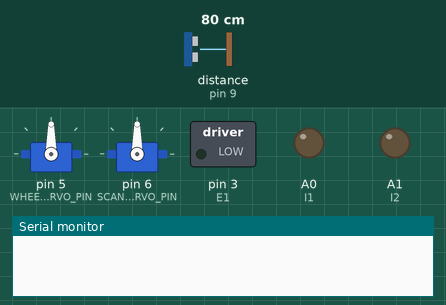
Bench run of a sketch on a simulated Arduino Uno, built with avr-gcc and run on an emulated ATmega328P. On the bench: 2 × servo, switched loads named in the sketch (green lamp = pin HIGH), output pins drawn as LEDs (lit = HIGH), the last lines printed to the serial monitor. The inputs (shaded band) are chosen by the test bench; at power-on: distance to the obstacle (sensor on pin 9) 80 cm. The echo pulse lasts 58.3 µs per cm.

Above: at 0.1 s.
At 5.7 s:
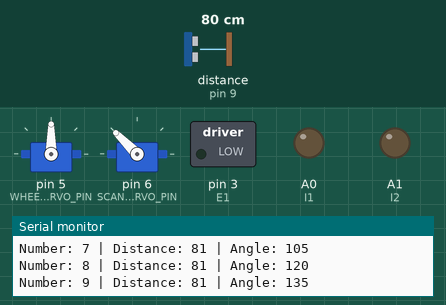
5.8 s: distance to the obstacle (sensor on pin 9) set to 2 cm
At 12.1 s:
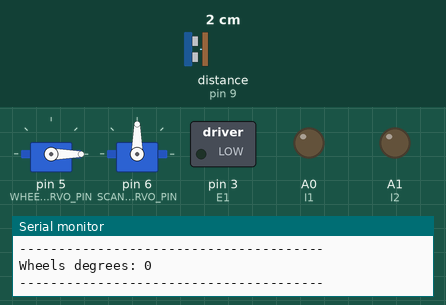
Timing chart, 0 to 25.2 s (numbered marks = the images above; inputs shaded):
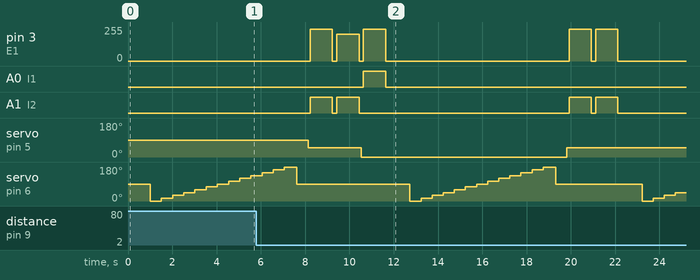

The sketch:

toyCarAutopilot.ino
```cpp
#include <Servo.h>
#include <NewPing.h>

// Пины для мотора
#define E1 3
#define I1 A0
#define I2 A1

// Пины для серво-двигателей колёс и сканера дальности
#define WHEELS_SERVO_PIN 5
#define SCANNER_SERVO_PIN 6

// Пины для сканера дальности
#define ECHO_PIN 9
#define TRIGGER_PIN 10
#define SONAR_MAX_DISTANCE 500

#define MAX_WHEELS_ANGLE 90      // Максимальный угол серво-двигателя колёс
#define MAX_SCANNER_ANGLE 180    // Максимальный угол серво-двигателя сканера дальности
#define SCANNER_STEP_DEGREES 15  // Шаг поворота серво-двигателя сканера дальности в градусах

#define WHEELS_FORWRD 50    // Угол серво-двигателя колёс - ПРЯМО
#define SCANNER_FORWARD 90  // Угол серво-двигателя сканера - ПРЯМО

#define DISTANCE_TO_BLOCKAGE_CM 50  // Дистанция до препятcтвия

#define SPEED_CAR_MAX 240  // Максимальная скорость движения машинки
#define SPEED_CAR_MIN 200  // Минимальная скорость движения машинки
#define TIME_MOVING 1000   // Время движения по заданной траектории


struct ScannerData {
  long unsigned int Distance;  // Дистанция до препятсвия
  int Angle;                   // Угол поворота серво-двигателя сканера дальности
};

Servo wheels;                                              // Объект серво-двигателя колёс
Servo scanner;                                             // Объёкт серво-двигателя сканера дальности
NewPing sonar(TRIGGER_PIN, ECHO_PIN, SONAR_MAX_DISTANCE);  // Объект сканера дальности


void setup() {
  Serial.begin(9600);                 // Порт ввода/вывода
  wheels.attach(WHEELS_SERVO_PIN);    // Подключаем серво-двигатель колёс
  scanner.attach(SCANNER_SERVO_PIN);  // Подключаем серво-двигатель сканера дальности

  //Подключаем мотор машинки
  pinMode(E1, OUTPUT);
  pinMode(I1, OUTPUT);
  pinMode(I2, OUTPUT);
}

void loop() {
  stopMove(1000);  // Остановиться на секунду

  const int lenDataArray = MAX_SCANNER_ANGLE / SCANNER_STEP_DEGREES + 1;  // Рассчитываем длину массива в зависимости от вводных данных
  struct ScannerData dataArray[lenDataArray];                             // Создаём массив заданной длины

  Serial.println("SCANNER DATA ARRAY");
  for (int i = 0; i < lenDataArray; i++) {
    Serial.print("Number: ");
    Serial.print(i);

    scanner.write(i * SCANNER_STEP_DEGREES);                       // Поварачиваем сканер дальности на угол с шагом
    struct ScannerData tmp = { sonar.ping_cm(), scanner.read() };  // Считываем данные и создаём структуру
    if (tmp.Distance == 1149) {                                    // В данных сканера дальности проскакивает это магическое число, не разобрался почему так
      tmp.Distance = 0;
    }
    dataArray[i] = tmp;           // Добвляем в массив данных нашу структуру
    FullPrintData(dataArray[i]);  // Выводим в монитор порта данные
    delay(500);
  }

  Serial.println("---------------------------------------");
  struct ScannerData maxScannerDataByDistance = GetMaxScannerDataByDistanceField(dataArray, lenDataArray);  // Получаем максимальное значение по дистанции
  Serial.print("Max Scanner Data:");
  FullPrintData(maxScannerDataByDistance);
  Serial.println("---------------------------------------");

  scanner.write(SCANNER_FORWARD);  // Поворот сканерра на новый угол
  delay(500);
  int currentDistance = sonar.ping_cm();            // Текушая дистанция до препятствия
  if (currentDistance < DISTANCE_TO_BLOCKAGE_CM) {  // Если текущая дистанция меньше максимальной дистанции до препятсвия
    wheels.write(WHEELS_FORWRD);                    // Колёса прямо
    moveBack(SPEED_CAR_MAX, TIME_MOVING);           // Отъезжаем назад
  }

  if (maxScannerDataByDistance.Distance > DISTANCE_TO_BLOCKAGE_CM) {         // Если максимальная дистанция больше максимальной дистанции до препятсвия
    int wheelsRotateAngle = GetWheelsAngle(maxScannerDataByDistance.Angle);  // Считаем угол поворота колёс относительно максимальных углов серво-двигателей колёс и сканера дальности
    Serial.print("Wheels degrees: ");
    Serial.println(wheelsRotateAngle);
    Serial.println("---------------------------------------");

    wheels.write(WHEELS_FORWRD);           // Колёса прямо
    moveBack(SPEED_CAR_MIN, TIME_MOVING);  // Чуть чуть отъзжаем назад из-за возможно больших габаритов машины

    wheels.write(wheelsRotateAngle);          // Поварачиваем серво двигатель колёс на угол с максимальной дистанцией до препятствия
    moveForward(SPEED_CAR_MAX, TIME_MOVING);  // Движемся вперёд
  } else {                                    // в противном случае
    wheels.write(WHEELS_FORWRD);              // Колёса прямо
    moveBack(SPEED_CAR_MAX, TIME_MOVING);     // Едем назад на полной скорости
  }
}

void FullPrintData(struct ScannerData item) {
  Serial.print(" | ");
  Serial.print("Distance: ");
  Serial.print(item.Distance);
  Serial.print(" | ");
  Serial.print("Angle: ");
  Serial.println(item.Angle);
  Serial.println();
}

int GetWheelsAngle(int scannerAngle) {  // Конвертация угла сканера-дальности в угол поворота колёс
  return (scannerAngle * MAX_WHEELS_ANGLE) / MAX_SCANNER_ANGLE;
}

int GetScannerAngle(int wheelsAngle) {  // Конвертация угла поворота колёс в угол сканера дальности
  return (wheelsAngle * MAX_SCANNER_ANGLE) / MAX_WHEELS_ANGLE;
}

struct ScannerData GetMaxScannerDataByDistanceField(struct ScannerData array[], int lenArray) {  // Получение данных со сканера по максимальной дистанции
  struct ScannerData maxValue = array[0];
  for (int i = 0; i < lenArray; i++) {
    if (array[i].Distance > maxValue.Distance) {
      maxValue = array[i];
    }
  }
  return maxValue;
}

void moveForward(int v, int t) {  // Движение вперёд
  digitalWrite(I1, LOW);
  digitalWrite(I2, LOW);
  digitalWrite(E1, LOW);
  delay(100);
  digitalWrite(I1, HIGH);
  digitalWrite(I2, LOW);
  analogWrite(E1, v);
  delay(t);
  digitalWrite(I1, LOW);
  digitalWrite(I2, LOW);
  digitalWrite(E1, LOW);
  delay(100);
}

void moveBack(int v, int t) {  // Движение назад
  digitalWrite(I1, LOW);
  digitalWrite(I2, LOW);
  digitalWrite(E1, LOW);
  delay(100);
  digitalWrite(I1, LOW);
  digitalWrite(I2, HIGH);
  analogWrite(E1, v);
  delay(t);
  digitalWrite(I1, LOW);
  digitalWrite(I2, LOW);
  digitalWrite(E1, LOW);
  delay(100);
}

void stopMove(int t) {  // Остановка движения
  digitalWrite(I1, LOW);
  digitalWrite(I2, LOW);
  digitalWrite(E1, LOW);
  delay(t);
}
```
